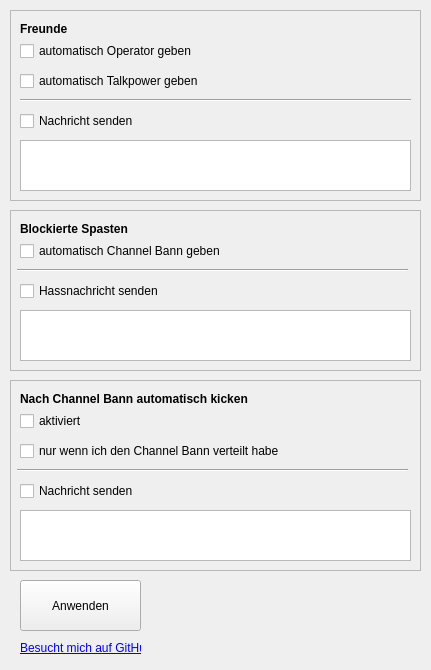
<?xml version="1.0" encoding="UTF-8"?>
<ui version="4.0">
 <class>Dialog</class>
 <widget class="QWidget" name="Dialog">
  <property name="geometry">
   <rect>
    <x>0</x>
    <y>0</y>
    <width>431</width>
    <height>670</height>
   </rect>
  </property>
  <property name="minimumSize">
   <size>
    <width>431</width>
    <height>670</height>
   </size>
  </property>
  <property name="maximumSize">
   <size>
    <width>431</width>
    <height>670</height>
   </size>
  </property>
  <property name="windowTitle">
   <string>Dialog</string>
  </property>
  <widget class="QFrame" name="frame">
   <property name="geometry">
    <rect>
     <x>10</x>
     <y>10</y>
     <width>411</width>
     <height>191</height>
    </rect>
   </property>
   <property name="frameShape">
    <enum>QFrame::StyledPanel</enum>
   </property>
   <property name="frameShadow">
    <enum>QFrame::Raised</enum>
   </property>
   <widget class="QCheckBox" name="cb_friend_tp">
    <property name="geometry">
     <rect>
      <x>10</x>
      <y>60</y>
      <width>231</width>
      <height>22</height>
     </rect>
    </property>
    <property name="text">
     <string>automatisch Talkpower geben</string>
    </property>
   </widget>
   <widget class="QLabel" name="label">
    <property name="geometry">
     <rect>
      <x>10</x>
      <y>10</y>
      <width>67</width>
      <height>17</height>
     </rect>
    </property>
    <property name="font">
     <font>
      <weight>75</weight>
      <bold>true</bold>
     </font>
    </property>
    <property name="text">
     <string>Freunde</string>
    </property>
   </widget>
   <widget class="QCheckBox" name="cb_friend_o">
    <property name="geometry">
     <rect>
      <x>10</x>
      <y>30</y>
      <width>231</width>
      <height>22</height>
     </rect>
    </property>
    <property name="text">
     <string>automatisch Operator geben</string>
    </property>
   </widget>
   <widget class="Line" name="line_2">
    <property name="geometry">
     <rect>
      <x>10</x>
      <y>80</y>
      <width>391</width>
      <height>20</height>
     </rect>
    </property>
    <property name="orientation">
     <enum>Qt::Horizontal</enum>
    </property>
   </widget>
   <widget class="QCheckBox" name="cb_friend_msg">
    <property name="geometry">
     <rect>
      <x>10</x>
      <y>100</y>
      <width>181</width>
      <height>22</height>
     </rect>
    </property>
    <property name="text">
     <string>Nachricht senden</string>
    </property>
   </widget>
   <widget class="QTextEdit" name="input_friend">
    <property name="geometry">
     <rect>
      <x>10</x>
      <y>130</y>
      <width>391</width>
      <height>51</height>
     </rect>
    </property>
    <property name="html">
     <string>&lt;!DOCTYPE HTML PUBLIC &quot;-//W3C//DTD HTML 4.0//EN&quot; &quot;http://www.w3.org/TR/REC-html40/strict.dtd&quot;&gt;
&lt;html&gt;&lt;head&gt;&lt;meta name=&quot;qrichtext&quot; content=&quot;1&quot; /&gt;&lt;style type=&quot;text/css&quot;&gt;
p, li { white-space: pre-wrap; }
&lt;/style&gt;&lt;/head&gt;&lt;body style=&quot; font-family:'MS Shell Dlg 2'; font-size:8.25pt; font-weight:400; font-style:normal;&quot;&gt;
&lt;p style=&quot;-qt-paragraph-type:empty; margin-top:0px; margin-bottom:0px; margin-left:0px; margin-right:0px; -qt-block-indent:0; text-indent:0px; font-family:'Ubuntu'; font-size:11pt;&quot;&gt;&lt;br /&gt;&lt;/p&gt;&lt;/body&gt;&lt;/html&gt;</string>
    </property>
   </widget>
  </widget>
  <widget class="QFrame" name="frame_2">
   <property name="geometry">
    <rect>
     <x>10</x>
     <y>210</y>
     <width>411</width>
     <height>161</height>
    </rect>
   </property>
   <property name="frameShape">
    <enum>QFrame::StyledPanel</enum>
   </property>
   <property name="frameShadow">
    <enum>QFrame::Raised</enum>
   </property>
   <widget class="QLabel" name="label_2">
    <property name="geometry">
     <rect>
      <x>10</x>
      <y>10</y>
      <width>141</width>
      <height>17</height>
     </rect>
    </property>
    <property name="font">
     <font>
      <weight>75</weight>
      <bold>true</bold>
     </font>
    </property>
    <property name="text">
     <string>Blockierte Spasten</string>
    </property>
   </widget>
   <widget class="QCheckBox" name="cb_block_cb">
    <property name="geometry">
     <rect>
      <x>10</x>
      <y>30</y>
      <width>271</width>
      <height>22</height>
     </rect>
    </property>
    <property name="text">
     <string>automatisch Channel Bann geben</string>
    </property>
   </widget>
   <widget class="QTextEdit" name="input_block">
    <property name="geometry">
     <rect>
      <x>10</x>
      <y>100</y>
      <width>391</width>
      <height>51</height>
     </rect>
    </property>
    <property name="html">
     <string>&lt;!DOCTYPE HTML PUBLIC &quot;-//W3C//DTD HTML 4.0//EN&quot; &quot;http://www.w3.org/TR/REC-html40/strict.dtd&quot;&gt;
&lt;html&gt;&lt;head&gt;&lt;meta name=&quot;qrichtext&quot; content=&quot;1&quot; /&gt;&lt;style type=&quot;text/css&quot;&gt;
p, li { white-space: pre-wrap; }
&lt;/style&gt;&lt;/head&gt;&lt;body style=&quot; font-family:'MS Shell Dlg 2'; font-size:8.25pt; font-weight:400; font-style:normal;&quot;&gt;
&lt;p style=&quot;-qt-paragraph-type:empty; margin-top:0px; margin-bottom:0px; margin-left:0px; margin-right:0px; -qt-block-indent:0; text-indent:0px; font-family:'Ubuntu'; font-size:11pt;&quot;&gt;&lt;br /&gt;&lt;/p&gt;&lt;/body&gt;&lt;/html&gt;</string>
    </property>
   </widget>
   <widget class="QCheckBox" name="cb_block_msg">
    <property name="geometry">
     <rect>
      <x>10</x>
      <y>70</y>
      <width>181</width>
      <height>22</height>
     </rect>
    </property>
    <property name="text">
     <string>Hassnachricht senden</string>
    </property>
   </widget>
   <widget class="Line" name="line">
    <property name="geometry">
     <rect>
      <x>7</x>
      <y>50</y>
      <width>391</width>
      <height>20</height>
     </rect>
    </property>
    <property name="orientation">
     <enum>Qt::Horizontal</enum>
    </property>
   </widget>
  </widget>
  <widget class="QFrame" name="frame_3">
   <property name="geometry">
    <rect>
     <x>10</x>
     <y>380</y>
     <width>411</width>
     <height>191</height>
    </rect>
   </property>
   <property name="frameShape">
    <enum>QFrame::StyledPanel</enum>
   </property>
   <property name="frameShadow">
    <enum>QFrame::Raised</enum>
   </property>
   <widget class="QLabel" name="label_4">
    <property name="geometry">
     <rect>
      <x>10</x>
      <y>10</y>
      <width>291</width>
      <height>17</height>
     </rect>
    </property>
    <property name="font">
     <font>
      <weight>75</weight>
      <bold>true</bold>
     </font>
    </property>
    <property name="text">
     <string>Nach Channel Bann automatisch kicken</string>
    </property>
   </widget>
   <widget class="QCheckBox" name="cb_kick">
    <property name="geometry">
     <rect>
      <x>10</x>
      <y>30</y>
      <width>91</width>
      <height>22</height>
     </rect>
    </property>
    <property name="text">
     <string>aktiviert</string>
    </property>
   </widget>
   <widget class="QTextEdit" name="input_kick">
    <property name="geometry">
     <rect>
      <x>10</x>
      <y>130</y>
      <width>391</width>
      <height>51</height>
     </rect>
    </property>
    <property name="html">
     <string>&lt;!DOCTYPE HTML PUBLIC &quot;-//W3C//DTD HTML 4.0//EN&quot; &quot;http://www.w3.org/TR/REC-html40/strict.dtd&quot;&gt;
&lt;html&gt;&lt;head&gt;&lt;meta name=&quot;qrichtext&quot; content=&quot;1&quot; /&gt;&lt;style type=&quot;text/css&quot;&gt;
p, li { white-space: pre-wrap; }
&lt;/style&gt;&lt;/head&gt;&lt;body style=&quot; font-family:'MS Shell Dlg 2'; font-size:8.25pt; font-weight:400; font-style:normal;&quot;&gt;
&lt;p style=&quot;-qt-paragraph-type:empty; margin-top:0px; margin-bottom:0px; margin-left:0px; margin-right:0px; -qt-block-indent:0; text-indent:0px; font-family:'Ubuntu'; font-size:11pt;&quot;&gt;&lt;br /&gt;&lt;/p&gt;&lt;/body&gt;&lt;/html&gt;</string>
    </property>
   </widget>
   <widget class="QCheckBox" name="cb_kick_msg">
    <property name="geometry">
     <rect>
      <x>10</x>
      <y>100</y>
      <width>181</width>
      <height>22</height>
     </rect>
    </property>
    <property name="text">
     <string>Nachricht senden</string>
    </property>
   </widget>
   <widget class="Line" name="line_3">
    <property name="geometry">
     <rect>
      <x>7</x>
      <y>80</y>
      <width>391</width>
      <height>20</height>
     </rect>
    </property>
    <property name="orientation">
     <enum>Qt::Horizontal</enum>
    </property>
   </widget>
   <widget class="QCheckBox" name="cb_kick_option">
    <property name="geometry">
     <rect>
      <x>10</x>
      <y>60</y>
      <width>351</width>
      <height>22</height>
     </rect>
    </property>
    <property name="text">
     <string>nur wenn ich den Channel Bann verteilt habe</string>
    </property>
   </widget>
  </widget>
  <widget class="QPushButton" name="btn_anwenden">
   <property name="geometry">
    <rect>
     <x>20</x>
     <y>580</y>
     <width>121</width>
     <height>51</height>
    </rect>
   </property>
   <property name="text">
    <string>Anwenden</string>
   </property>
  </widget>
  <widget class="QLabel" name="label_logo">
   <property name="geometry">
    <rect>
     <x>170</x>
     <y>580</y>
     <width>230</width>
     <height>80</height>
    </rect>
   </property>
   <property name="minimumSize">
    <size>
     <width>230</width>
     <height>80</height>
    </size>
   </property>
   <property name="maximumSize">
    <size>
     <width>230</width>
     <height>80</height>
    </size>
   </property>
   <property name="text">
    <string/>
   </property>
  </widget>
  <widget class="QLabel" name="label_5">
   <property name="geometry">
    <rect>
     <x>20</x>
     <y>640</y>
     <width>121</width>
     <height>16</height>
    </rect>
   </property>
   <property name="text">
    <string>&lt;html&gt;&lt;head/&gt;&lt;body&gt;&lt;p&gt;&lt;a href=&quot;https://github.com/Metvernichter/pyTSon_ts3_gsurvival&quot;&gt;&lt;span style=&quot; text-decoration: underline; color:#0000ff;&quot;&gt;Besucht mich auf GitHub&lt;/span&gt;&lt;/a&gt;&lt;/p&gt;&lt;/body&gt;&lt;/html&gt;</string>
   </property>
   <property name="openExternalLinks">
    <bool>true</bool>
   </property>
  </widget>
 </widget>
 <resources/>
 <connections/>
</ui>
